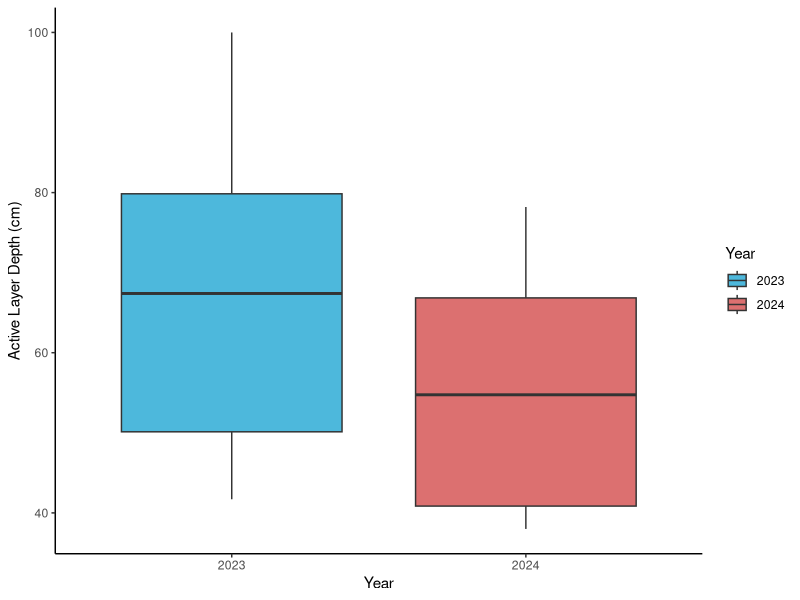
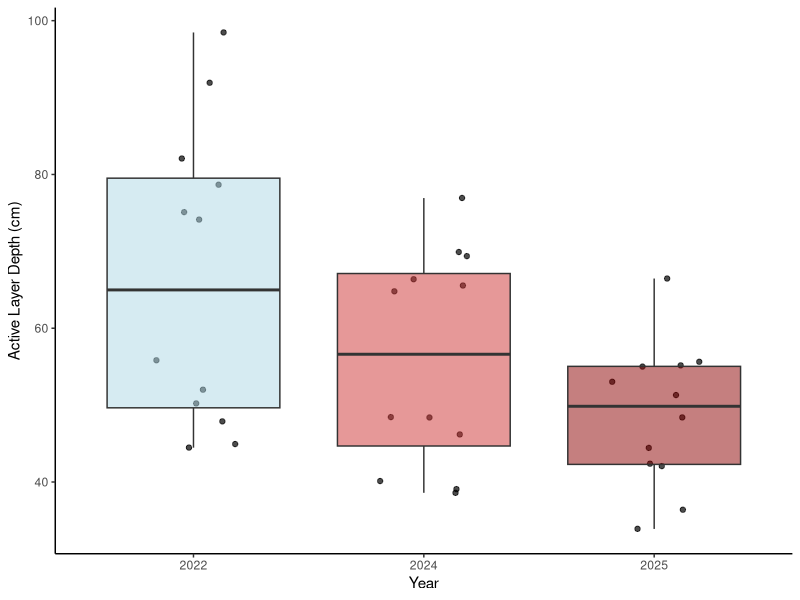
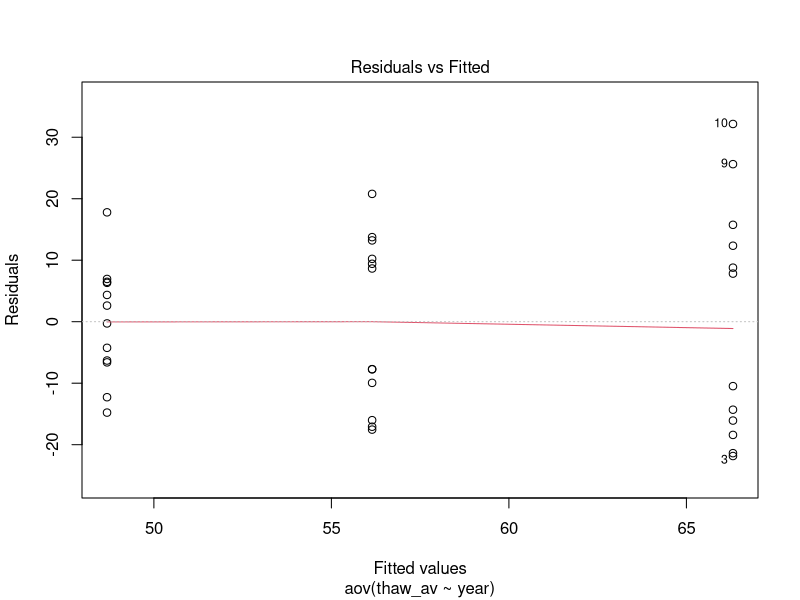
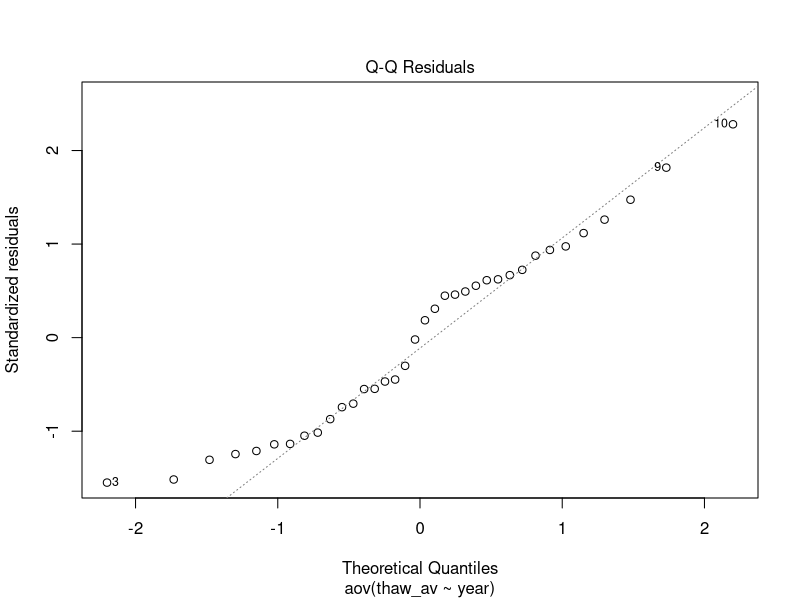
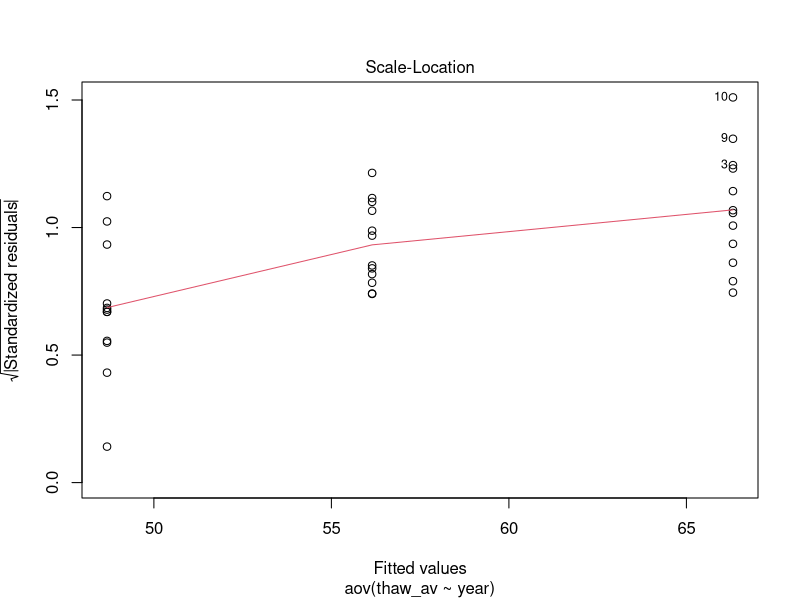
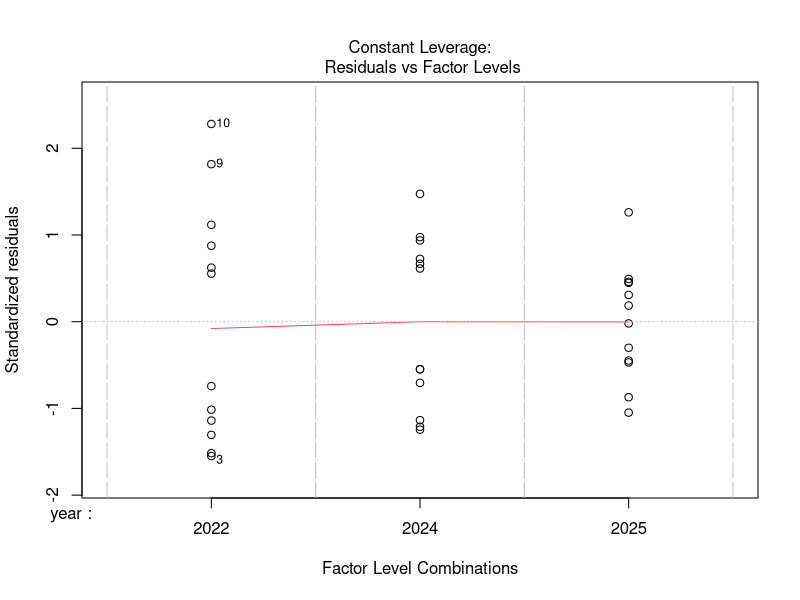
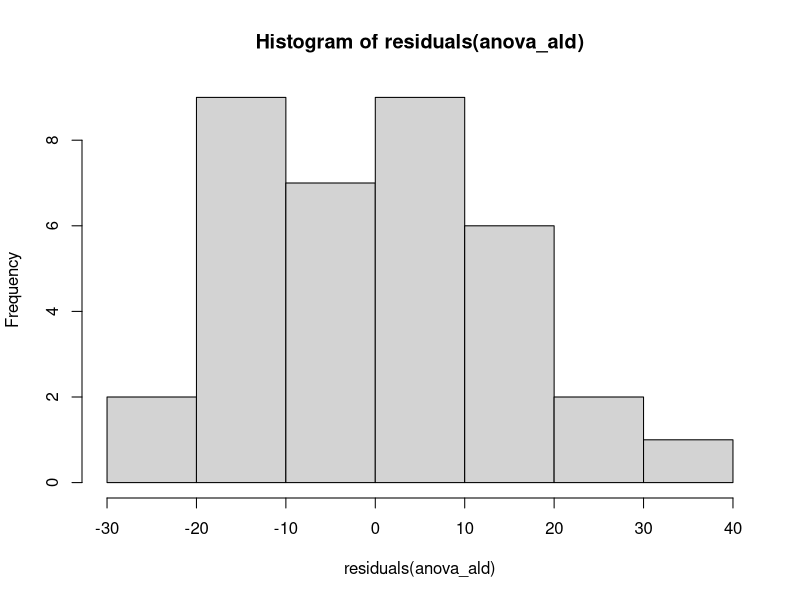

The R source for these figures, in order:
# ACTIVE LAYER DEPTH COMPARISON
# 19/01/2026

# LOAD LIBRARIES----
library(ggplot2)
library(dplyr)
library(readxl)
library(tidyr)

# LOAD DATA----
ald_data <- read_excel("datasets/QHI_roots_data/active_layer_depths_data.xlsx")
ald_all_years<-read_excel("datasets/QHI_roots_data/active_layer_thaw_combined.xlsx")

# DATA CLEANING----
ald_data$year <- as.factor(ald_data$year)
ald_all_years$year <- as.factor(ald_all_years$year)

# ACTIVE LAYER 2022 VS 2024 ----
(ald_plot<-ald_data %>%
    filter(year %in% c(2023, 2024)) %>%
    ggplot(aes(x = year, y = depth, fill = as.factor(year))) +
    geom_boxplot(position = position_dodge(width = 0.8), alpha = 0.7) +
    labs(
      x = "Year",
      y = "Active Layer Depth (cm)",
      fill = "Year") +
    scale_fill_manual(values = c("2023" = "deepskyblue3", "2024" = "brown3"))+
    theme_classic() 
)

# WTF is active layer depth decreasing post heatwave- surely over the years active layer is getting bigger from permafrost thawing 
# some explanations 
# 1. Measurement error or inconsistencies in data collection methods between years or mixed up two years when putting data folder together 
# 2. Unusual weather patterns in 2024 that led to shallower active layers, such as increased precipitation or cooler temperatures (though doesn't correlate with temperature data)
# 3. Changes in vegetation cover or soil composition that could affect insulation and heat transfer to the permafrost layer- i.e. increase in vegetation cover, more mosses under warmer temperatures, create blanket and insulate?

# ACTIVE LAYER 2022, 2024, 2025 COMPARISON----
(ald_all_years_plot<-ald_all_years %>%
    ggplot(aes(x = year, y = thaw_av, fill = as.factor(year))) +
    geom_jitter(width = 0.2, alpha = 0.7) +
    geom_boxplot(position = position_dodge(width = 0.8), alpha = 0.5) +
    labs(
      x = "Year",
      y = "Active Layer Depth (cm)",
      fill = "Year") +
    scale_fill_manual(values = c("2022" = "lightblue", "2024" = "brown3", "2025"= "darkred"))+
    theme_classic()+
    theme(legend.position = "none")
)

# Why is active layer decreasing over time? Unless its been labelled wrong and instead of active layer it should be permafrost layer? But how would they measure that?
# Makes more sense that over the years, with heatwaves and CC for active layer depth to increase as permafrost thaw increases?
# worth noting though that our root core depths only go to 30 cm which isn't even the minimum of any of these ald 
# so maybe the active layer depth data is correct but our root data isn't deep enough to capture roots in the full active layer?


# ANOVA TEST ACTIVE LAYER DEPTH YEARS----
anova_ald<- aov(thaw_av ~ year, data = ald_all_years)
summary(anova_ald)
# significant difference in active layer depth between years (p-value = 0.0213)

# CHECK ASSUMPTIONS----
# normality of residuals
plot(anova_ald)
shapiro.test(residuals(anova_ald))
hist(residuals(anova_ald))
# normal?

# homogeneity of variance
bartlett.test(thaw_av ~ year, data = ald_all_years)
# also fine
